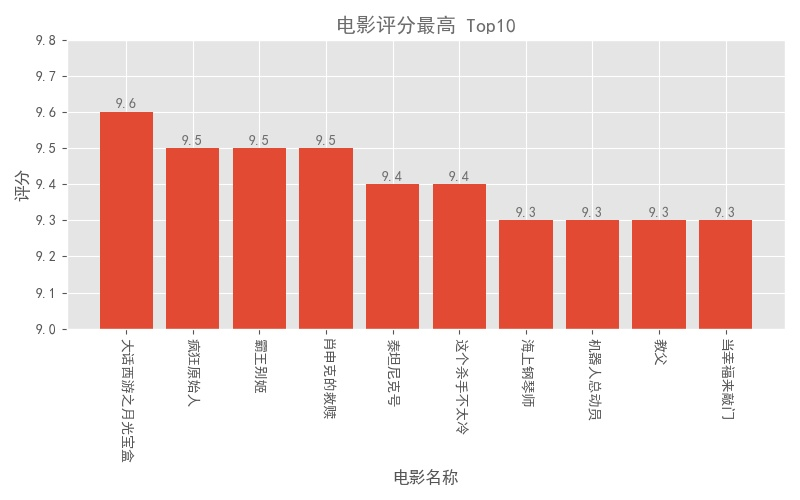

Reproduce this figure in Python.
# 数据处理
import pandas as pd
# pyplot和pylab都是绘制函数图的工具，但是pylab更为全面，包含了许多NumPy和pyplot中的函数，能够进行计算和绘图
import matplotlib.pyplot as plt
import pylab as pl  # 用于修改x轴坐标


# 设置绘图风格，默认的不好看
plt.style.use('ggplot')
# 设置图片大小
fig = plt.figure(figsize=(8, 5))
# 定义图表title、text标注的颜色
color1 = '#6D6D6D'
# 设置pd读取csv文件时候给定的列标题，也就是表头
columns = ['index', 'thumb', 'name', 'star', 'area', 'time', 'score']
# header，原文件没有表头，设置header为None,并通过names手动指定表头
#index_col设置索引为Index，不设置，默认索引 为0 1 2 3 。。。
# 使用pd读取文件
df = pd.read_csv('maoyantop100.csv', encoding='utf-8',header=None, names=columns, index_col='index')
# 排序，按照得分进行降序排列
df_score = df.sort_values('score', ascending=False)

# 上述步骤对数据进行处理，处理完成之后开始绘图
# 取出排序后数据的前10者的name作为绘图的x轴
# 取出排序后数据的前10者的score作为绘图的y轴
name1 = df_score.name[:10]
score1 = df_score.score[:10]

# 绘制图表
# range(10)使用序列作为x轴的位置序列，便于x轴的正确排序，因为x轴一般是以名字显示，所以很难使用名字进行x轴排序
# 索引x轴序列，先使用range，然后在用名字替换即可
# 得分作为y轴的序列，y轴都是数字，可以直接直接作为序列，会以y轴的序列规律生成图标的y轴
# tick_label作为x轴每个序列的名称
plt.bar(range(10), score1, tick_label=name1)
# 设置纵坐标轴的范围
plt.ylim((9, 9.8))
# 设置中文字体
plt.rcParams['font.sans-serif'] = ['SimHei']
plt.rcParams['axes.unicode_minus'] = False
# 设置图表的标题和其颜色
plt.title('电影评分最高 Top10', color=color1)
# 设置x轴标题
plt.xlabel('电影名称')
# 设置y轴标题
plt.ylabel('评分')
# 为图表中每个条形图添加数值标签，也就是x,y轴的位置添加文本内容
# plt.text(x, y, s),x即x轴，y即y轴，s即文本内容
# enumerate能够将一个列表转换成枚举对象，类似于键为索引，值为元素的字典
# round函数返回浮点数的四舍五入值，可以决定小位数有几位
for x, y in enumerate(list(score1)):
    plt.text(x, y+0.01, '%s' % round(y, 1), horizontalalignment='center', color=color1)

# x轴名称太长，多个名称之间会重叠，将名称旋转为纵向显示
plt.xticks(rotation=270)
# 自动控制空白边缘，以全部显示x轴名称，避免只显示部分
plt.tight_layout()
plt.savefig('top10.jpg')